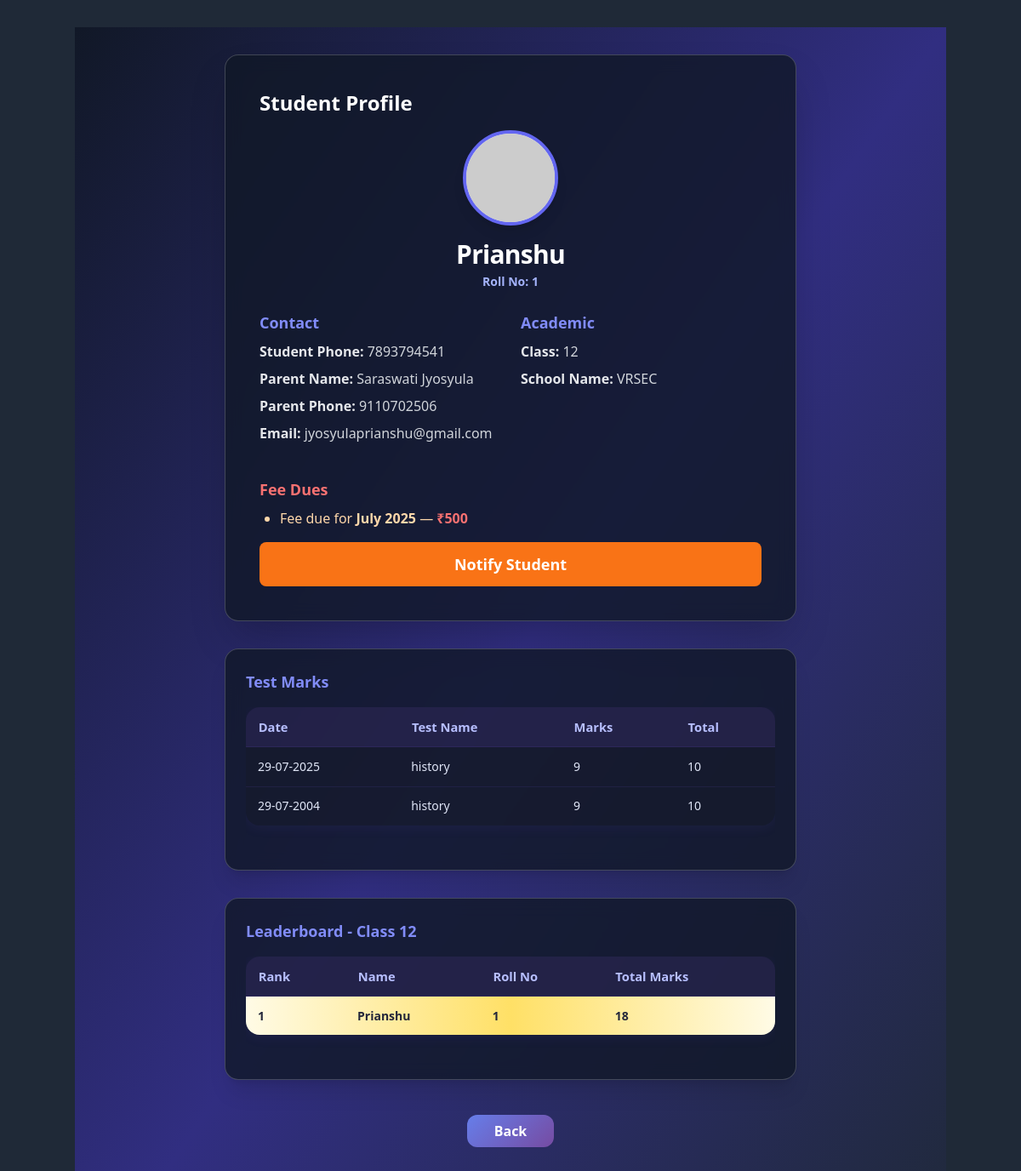
/admin/student/1 (signed in), run on the app's committed database.
### app/models.py (models this page shows)
class Profile(db.Model):
    __tablename__ = 'profiles'
    id = db.Column(db.Integer, primary_key=True)
    user_id = db.Column(db.Integer, db.ForeignKey('users.id'), unique=True)
    full_name = db.Column(db.String(120), nullable=False)
    parent_name = db.Column(db.String(120), nullable=False)
    parent_phone = db.Column(db.String(20), nullable=False)
    student_phone = db.Column(db.String(20), nullable=False)
    student_class = db.Column(db.String(20), nullable=False)
    school_name = db.Column(db.String(120), nullable=False)
    roll_number = db.Column(db.Integer, unique=True)
    last_seen_pdf_id = db.Column(db.Integer, default=0)
    last_seen_test_id = db.Column(db.Integer, default=0)
    last_seen_notification_id = db.Column(db.Integer, default=0)
    profile_pic = db.Column(db.String(256))
    pending_popup = db.Column(db.Text)  # One-time popup message for the student

class User(db.Model, UserMixin):
    __tablename__ = 'users'
    id = db.Column(db.Integer, primary_key=True)
    email = db.Column(db.String(120), unique=True, nullable=False)
    password = db.Column(db.String(128), nullable=False)
    is_admin = db.Column(db.Boolean, default=False)
    created_at = db.Column(db.DateTime, default=datetime.utcnow)
    profile = db.relationship('Profile', backref='user', uselist=False)
    fees = db.relationship('Fee', backref='user', lazy=True)
    payments = db.relationship('Payment', backref='user', lazy=True)

class Fee(db.Model):
    __tablename__ = 'fees'
    id = db.Column(db.Integer, primary_key=True)
    user_id = db.Column(db.Integer, db.ForeignKey('users.id'))
    month = db.Column(db.String(20), nullable=False)
    amount_due = db.Column(db.Integer, nullable=False)
    is_paid = db.Column(db.Boolean, default=False)
    payments = db.relationship('Payment', backref='fee', lazy=True)

class Mark(db.Model):
    __tablename__ = 'marks'
    id = db.Column(db.Integer, primary_key=True)
    user_id = db.Column(db.Integer, db.ForeignKey('users.id'))
    test_id = db.Column(db.Integer, db.ForeignKey('tests.id'))
    marks_obtained = db.Column(db.Integer)
    updated_at = db.Column(db.DateTime, default=datetime.utcnow)

class Test(db.Model):
    __tablename__ = 'tests'
    id = db.Column(db.Integer, primary_key=True)
    name = db.Column(db.String(120), nullable=False)
    date = db.Column(db.Date, nullable=False)
    description = db.Column(db.Text)
    total_marks = db.Column(db.Integer)
    question_paper = db.Column(db.String(256))
    marks = db.relationship('Mark', backref='test', lazy=True)

### app/routes/admin.py (the view)
@admin_bp.route('/student/<int:student_id>')
@login_required
def student_profile(student_id):
    if not current_user.is_admin:
        return redirect(url_for('student.home'))
    student = Profile.query.get_or_404(student_id)
    marks = Mark.query.filter_by(user_id=student.user_id).join(Test).order_by(Test.date.desc()).all()
    dues = Fee.query.filter_by(user_id=student.user_id, is_paid=False).all()
    class_profiles = Profile.query.filter_by(student_class=student.student_class).all()
    leaderboard = []
    for p in class_profiles:
        total = db.session.query(db.func.coalesce(db.func.sum(Mark.marks_obtained), 0)).filter(Mark.user_id == p.user_id).scalar()
        leaderboard.append({'name': p.full_name, 'roll_number': p.roll_number, 'total': total})
    leaderboard = sorted(leaderboard, key=lambda x: x['total'], reverse=True)
    return render_template('admin/student_profile.html', student=student, marks=marks, dues=dues, leaderboard=leaderboard)

### app/__init__.py (called while the page is built)
def create_app():
    app = Flask(__name__)
    app.config.from_object(Config)
    db.init_app(app)
    login_manager.init_app(app)
    csrf.init_app(app)
    migrate.init_app(app, db)
    socketio.init_app(app)
    mail.init_app(app)
    from app.models import User
    @login_manager.user_loader
    def load_user(user_id):
        return User.query.get(int(user_id))
    from app.utils import assign_monthly_dues
    @app.before_request
    def before_any_request():
        assign_monthly_dues()
    from app.routes.student import student_bp
    from app.routes.admin import admin_bp
    from app.routes.main import main_bp
    app.register_blueprint(student_bp, url_prefix="/student")
    app.register_blueprint(admin_bp, url_prefix="/admin")
    app.register_blueprint(main_bp)
    return app

### app/templates/admin/student_profile.html (shortened to what this page needs)
{% extends 'shared/base.html' %}
{% block content %}
<div class="w-full min-h-screen flex flex-col items-center justify-start py-8 px-2 bg-gradient-to-br from-gray-900 via-indigo-900 to-gray-800">
  <div class="w-full max-w-2xl bg-gray-900/80 rounded-2xl shadow-2xl p-6 md:p-10 mb-8 glass-card">
    <div class="flex justify-between items-center mb-4">
      <h2 class="text-2xl font-extrabold text-white flex-1">Student Profile</h2>
    </div>
    <div class="flex flex-col items-center gap-4 mb-6">
      <img src="https://ui-avatars.com/api/?name={{ student.full_name|urlencode }}&background=0D8ABC&color=fff&size=128" alt="Avatar" class="rounded-full shadow-lg border-4 border-indigo-500 w-28 h-28 bg-gray-200" />
      <div class="text-center">
        <div class="text-2xl md:text-3xl font-extrabold text-white tracking-tight">{{ student.full_name }}</div>
        <div class="text-indigo-300 font-semibold text-sm mt-1">Roll No: {{ student.roll_number }}</div>
      </div>
    </div>
    <div class="mt-6 grid grid-cols-1 md:grid-cols-2 gap-6">
      <div>
        <h3 class="text-indigo-400 font-bold text-lg mb-2">Contact</h3>
        <div class="mb-2"><span class="font-semibold text-gray-200">Student Phone:</span> <span class="text-gray-300">{{ student.student_phone }}</span></div>
        <div class="mb-2"><span class="font-semibold text-gray-200">Parent Name:</span> <span class="text-gray-300">{{ student.parent_name }}</span></div>
        <div class="mb-2"><span class="font-semibold text-gray-200">Parent Phone:</span> <span class="text-gray-300">{{ student.parent_phone }}</span></div>
        <div class="mb-2"><span class="font-semibold text-gray-200">Email:</span> <span class="text-gray-300">{{ student.user.email if student.user else '' }}</span></div>
      </div>
      <div>
        <h3 class="text-indigo-400 font-bold text-lg mb-2">Academic</h3>
        <div class="mb-2"><span class="font-semibold text-gray-200">Class:</span> <span class="text-gray-300">{{ student.student_class }}</span></div>
        <div class="mb-2"><span class="font-semibold text-gray-200">School Name:</span> <span class="text-gray-300">{{ student.school_name }}</span></div>
      </div>
    </div>
    <div class="mt-8">
      <h3 class="text-lg font-bold mb-2 text-red-400">Fee Dues</h3>
      {% if dues|length > 0 %}
        <ul class="list-disc pl-6 mb-2 text-orange-200">
          {% for fee in dues %}
          <li>Fee due for <span class="font-semibold">{{ fee.month }}</span> &mdash; <span class="text-red-400 font-bold">₹{{ fee.amount_due }}</span></li>
          {% endfor %}
        </ul>
        <form method="POST" action="{{ url_for('admin.notify_student', student_id=student.id) }}" class="mt-4">
          <button type="submit" class="w-full bg-orange-500 hover:bg-orange-600 text-white py-3 rounded-lg font-bold text-lg transition">Notify Student</button>
        </form>
      {% else %}
        <div class="text-green-400 font-semibold">No outstanding dues.</div>
      {% endif %}
    </div>
  </div>
  <div class="w-full max-w-2xl bg-gray-900/80 rounded-2xl shadow-xl p-6 mb-8 glass-card">
    <h3 class="text-indigo-400 font-bold text-lg mb-4">Test Marks</h3>
    <div class="overflow-x-auto">
      <table class="premium-table min-w-full text-sm rounded-lg">
        <thead>
          <tr>
            <th>Date</th>
            <th>Test Name</th>
            <th>Marks</th>
            <th>Total</th>
          </tr>
        </thead>
        <tbody>
          {% for mark in marks %}
          <tr>
            <td>{{ mark.test.date.strftime('%d-%m-%Y') }}</td>
            <td>{{ mark.test.name }}</td>
            <td>{{ mark.marks_obtained }}</td>
            <td>{{ mark.test.total_marks }}</td>
          </tr>
          {% else %}
          <tr><td colspan="4" class="text-center text-gray-400 py-4">No marks submitted yet.</td></tr>
          {% endfor %}
        </tbody>
      </table>
    </div>
  </div>
  <div class="w-full max-w-2xl bg-gray-900/80 rounded-2xl shadow-xl p-6 mb-8 glass-card">
    <h3 class="text-indigo-400 font-bold text-lg mb-4">Leaderboard - Class {{ student.student_class }}</h3>
    <div class="overflow-x-auto">
      <table class="premium-table min-w-full text-sm rounded-lg">
        <thead>
          <tr>
            <th>Rank</th>
            <th>Name</th>
            <th>Roll No</th>
            <th>Total Marks</th>
          </tr>
        </thead>
        <tbody>
          {% set student_row = None %}
          {% for entry in leaderboard[:5] %}
          <tr class="{% if loop.index == 1 %}gold{% elif loop.index == 2 %}silver{% elif loop.index == 3 %}bronze{% endif %}{% if entry.roll_number == student.roll_number %} font-bold text-yellow-200{% endif %}">
            <td>{{ loop.index }}</td>
            <td>{{ entry.name }}</td>
            <td>{{ entry.roll_number }}</td>
            <td>{{ entry.total }}</td>
          </tr>
          {% if entry.roll_number == student.roll_number %}{% set student_row = loop.index %}{% endif %}
          {% endfor %}
        </tbody>
      </table>
    </div>
  </div>
  <div class="w-full max-w-2xl text-center mt-4 mb-8">
    <a href="#" onclick="window.history.back(); return false;" class="btn-premium px-8 py-2">Back</a>
  </div>
</div>
{% endblock %}

### app/templates/shared/base.html (style rules this page uses)
html, body { background-color: #1f2937 !important; min-height: 100vh; }
.glass-card { background: rgba(255, 255, 255, 0.1); backdrop-filter: blur(10px); border: 1px solid rgba(255, 255, 255, 0.2); }
.btn-premium { background: linear-gradient(135deg, #667eea 0%, #764ba2 100%); color: white; font-weight: 600; padding: 12px 24px; border-radius: 12px; transition: all 0.3s ease; border: none; cursor: pointer; }

### app/templates/admin/student_profile.html (style rules this page uses)
.premium-table { width: 100%; border-collapse: separate; border-spacing: 0; background: rgba(24,28,36,0.35); border-radius: 1rem; overflow: hidden; color: #e0e6f7; margin-bottom: 2em; box-shadow: 0 2px 16px 0 rgba(127,90,240,0.08); }
.premium-table th, .premium-table td { padding: 0.9em 1em; text-align: left; border-bottom: 1px solid rgba(127,90,240,0.10); }
.premium-table th { background: rgba(127,90,240,0.13); color: #b7bfff; font-weight: 700; font-size: 1.05em; }
.premium-table tr:last-child td { border-bottom: none; }
.premium-table .gold { background:linear-gradient(90deg,#fffbe6,#ffe066,#fffbe6)!important;color:#23263a!important;font-weight:700; }

### data on the page
Profile: full_name "Prianshu", roll_number "1", student_phone "7893794541", parent_name "Saraswati Jyosyula", parent_phone "9110702506", student_class "12", school_name "VRSEC", name "Prianshu", total "18"
User: user "jyosyulaprianshu@gmail.com"
Fee: month "July 2025", amount_due "500"
Mark: test "29-07-2025", test.name "history", marks_obtained "9", test.total_marks "10"
Mark: test "29-07-2004", test.name "history", marks_obtained "9", test.total_marks "10"
